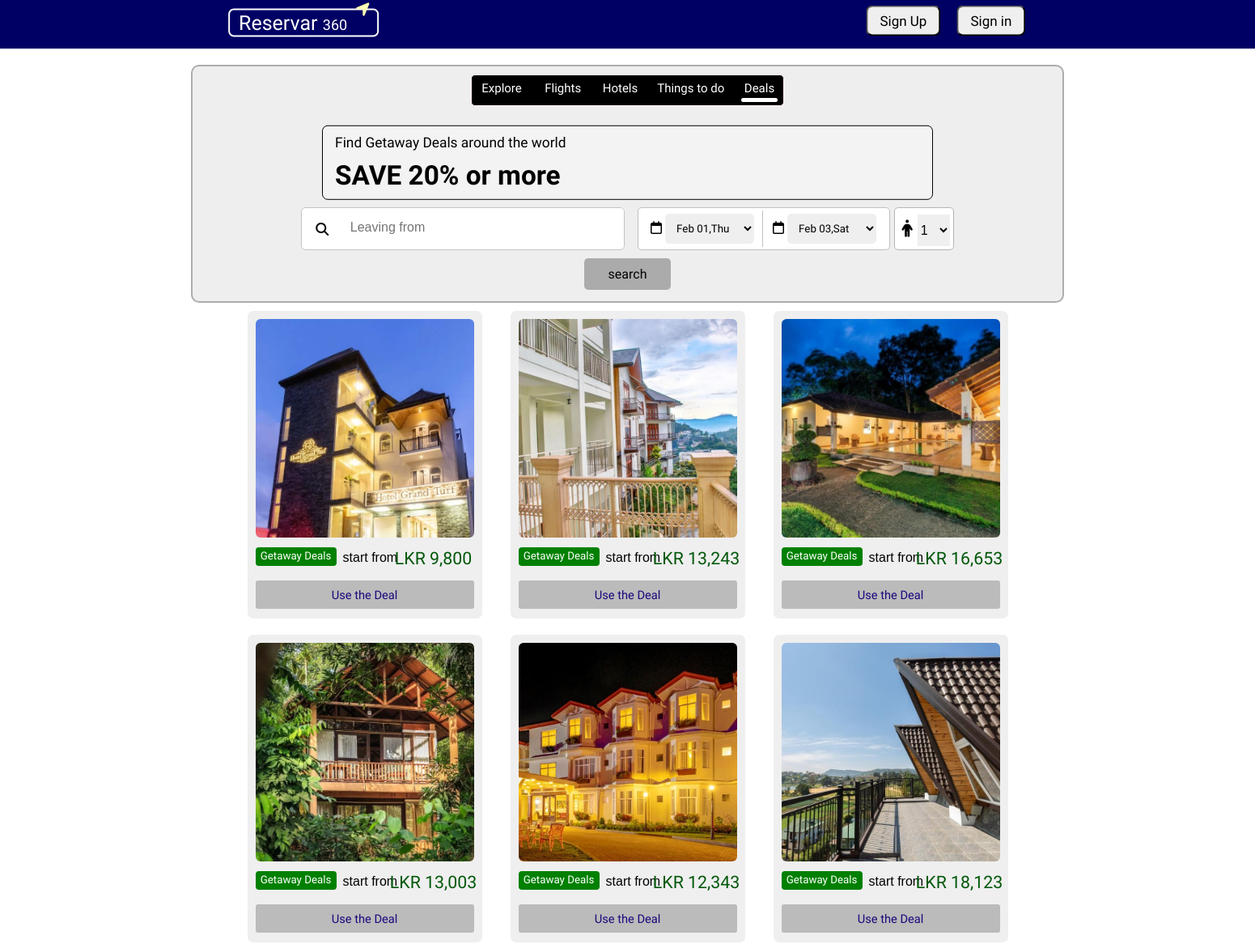
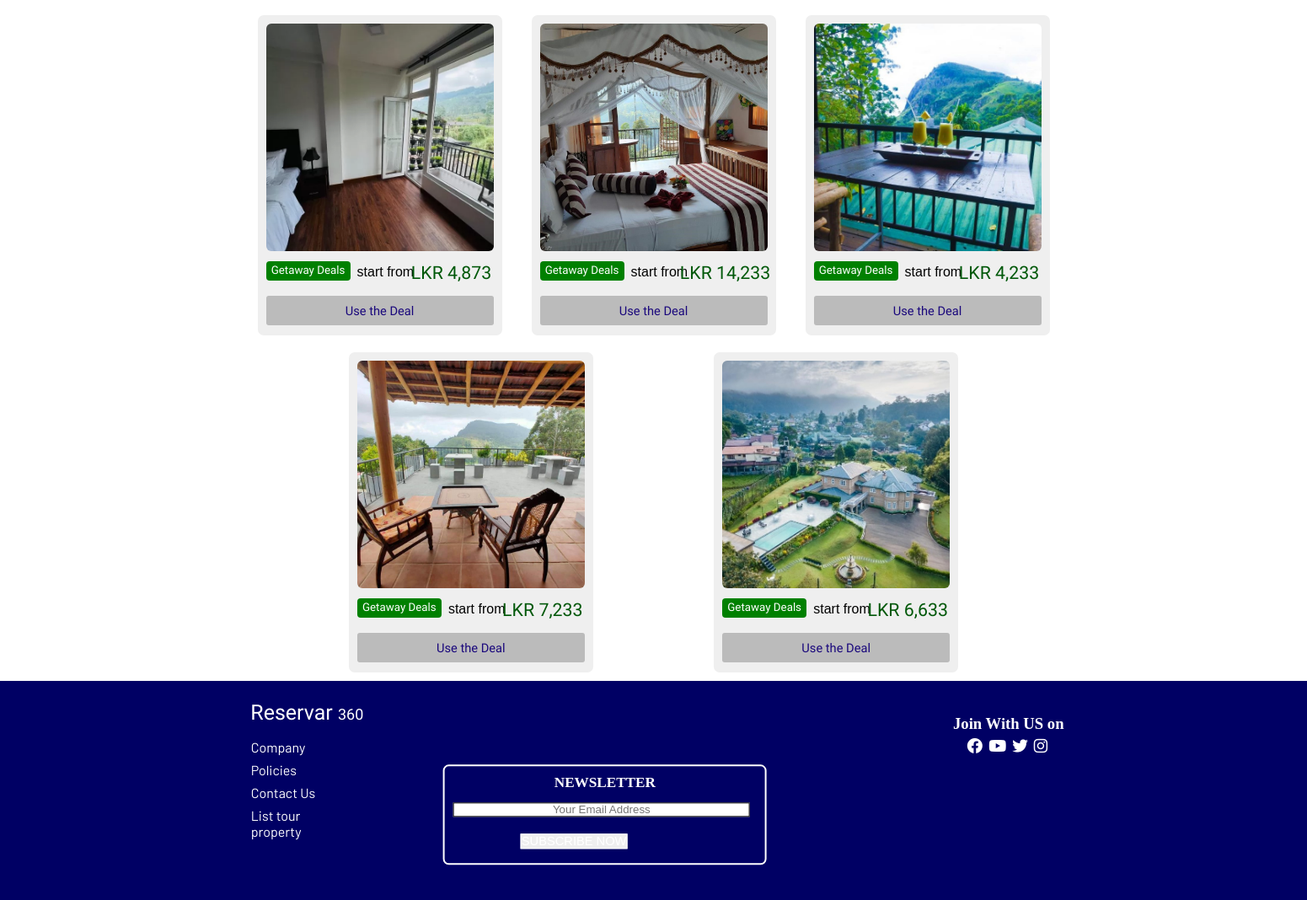
Screenshot of /Deals/PHP/Deals.php with the database file from the repository (2 pictures, top to bottom).
### tables this page shows
CREATE TABLE `deals` (
  `ID` int(11) NOT NULL,
  `hotelName` varchar(200) NOT NULL,
  `image` varchar(20) NOT NULL,
  `location` varchar(200) NOT NULL,
  `deal` varchar(50) NOT NULL,
  `description` varchar(400) NOT NULL
);

### Deals/phpHandlers/dbh.DealsSearch.php (called while the page is built)
<?php
if (isset($_POST['search'])) {
    $valueToSearch = $_POST['valueToSearch'];
    $query = "SELECT * FROM `deals` WHERE CONCAT(`hotelName`, `location`, `description`) LIKE '%" . $valueToSearch . "%'";
    $search_result = filterTable($query);
} else {
    $query = "SELECT * FROM `deals`";
    $search_result = filterTable($query);
}
function filterTable($query)
{
    $connect = mysqli_connect("localhost", "root", "", "reserva360");
    $filter_Result = mysqli_query($connect, $query);
    return $filter_Result;
}
?>

### Deals/PHP/Deals.php (the view, shortened to what this page needs)
<?php
include "../phpHandlers/dbh.DealsSearch.php";
?>
<!DOCTYPE html>
<html lang="en">
<head>
  <link rel="stylesheet" href="../CSS/Deals.css" />
  <link rel="stylesheet" href="https://cdnjs.cloudflare.com/ajax/libs/font-awesome/6.4.0/css/all.min.css" />
</head>
<body>
  <?php
  include "Header.php";
  ?>
  <section id="Deals">
    <form action="Deals.php" method="post">
      <div id="backBoxPosition">
        <div class="backBox">
          <div class="navBar">
            <nav>
              <a href="http://localhost/Reserva360/Explore/PHP/index.php">Explore</a>
              <a href="http://localhost/Reserva360/Flights/PHP/Flights.php">Flights</a>
              <a href="http://localhost/Reserva360/Hotel/PHP/Hotel.php">Hotels</a>
              <a href="http://localhost/Reserva360/ThingsToDo/PHP/ThingsToDo.php">Things to do</a>
              <a href="http://localhost/Reserva360/Deals/PHP/Deals.php">Deals</a>
              <div class="animation start-deals"></div>
            </nav>
          </div>
          <div id="locationDateAll">
            <div id="discntText">
              <p class="text1">Find Getaway Deals around the world</p>
              <p class="text2">SAVE 20% or more</p>
            </div>
            <div class="locationBox">
              <div class="location">
                <i class="fa-solid fa-magnifying-glass"></i>
                <input type="text" name="valueToSearch" for="location" class="locationBorder" placeholder="Leaving from" />
              </div>
            </div>
            <?php
            include "calBox.php"
            ?>
            <div id="famWithIcon">
              <i class="fa fa-thin fa-person"></i>
              <select id="numFamily">
                <option value="">1</option>
              </select>
            </div>
          </div>
          <div class="searchValue">
            <input type="submit" name="search" value="search" class="search" />
          </div>
        </div>
      </div>
    </form>
    <div id="box">
      <?php while ($row = mysqli_fetch_array($search_result)) : ?>
        <form method="post" action="Deals.php?action=add1&ID=<?php echo $row['ID']; ?>">
          <div id="product">
            <div class="product-box">
              <div class="product-item"><img src="../images/<?php echo $row['image']; ?>">
                <span>
                  <p class="greenButton">Getaway Deals</p>
                  <p class="bottomText1" style="font-family: Calibri, sans-serif;">start from</p>
                  <p class="bottomText2"><?php echo $row['deal']; ?></p>
                </span>
                <button id="buttons"><a type="submit" target="_blank">Use the Deal</a></button>
              </div>
            </div>
          </div>
        </form>
      <?php endwhile; ?>
    </div>
  </section>
  <?php
  include "Footer.php";
  ?>
</body>
</html>

### Deals/PHP/Header.php (shortened to what this page needs)
<!DOCTYPE html>
<html lang="en">
<head>
  <link rel="stylesheet" href="../CSS/Header.css" />
  <link rel="stylesheet" href="https://cdnjs.cloudflare.com/ajax/libs/font-awesome/6.4.0/css/all.min.css" />
</head>
<body>
  <div id="bannerBox1">
    <p class="logoText"><a href="http://localhost/Reserva360/Hotel/PHP/Hotel.php">Reservar <span>360 </a><i class="fa fa-light fa-location-arrow fa-shake"></i></span></p>
    <div class="twoButtons">
      <?php if (isset($_SESSION['username'])) {?>
        <button type="button" onclick="location.href='http://localhost/Reserva360/UserAccount/PHP/displayUser.php'">Profile</button>
        <button type="button" onclick="location.href='http://localhost/Reserva360/Login/phpHandlers/dbh.logout.php'">Sign out</button>
      <?php } else { ?>
        <button type="button" onclick="location.href='http://localhost/Reserva360/Login/PHP/create_one.php'">Sign Up</button>
        <button type="button" onclick="location.href='http://localhost/Reserva360/Login/PHP/login.php'">Sign in</button>
      <?php } ?>
    </div>
  </div>
</body>
</html>

### Deals/PHP/calBox.php (shortened to what this page needs)
<div class="calBoxes">
    <div class="calBox1">
        <i class="fa-regular fa-calendar"></i>
        <select class="date" onfocus="this.size=0;" onblur="this.size=0;" onchange="this.size=1; this.blur()">
            <option class="date1" value=""><?php echo date('M d,D') ?></option>
        </select>
    </div>
    <div class="calBox2">
        <i class="fa-regular fa-calendar"></i>
        <select class="date">
            <option value="">
                <?php
                $NewDate = Date('M d,D', strtotime('+2 days'));
                echo ($NewDate);
                ?>
            </option>
        </select>
    </div>
</div>

### Deals/PHP/Footer.php (shortened to what this page needs)
<!DOCTYPE html>
<html lang="en">
<head>
  <link rel="stylesheet" href="http://localhost/Reserva360/Deals/CSS/Footer.css" />
</head>
<body>
  <div id="footer">
    <div class="footerText">
      <p class="footerLogoText">Reservar <span>360</span></p>
    </div>
    <div class="paraText">
      <ul>
        <li>
          <a class="align1" href="http://localhost/Reserva360/subPages/HTML/aboutUs.html">Company</a><a class="align1" href="http://localhost/Reserva360/subPages/HTML/policies.html">Policies</a><a class="align1" href="http://localhost/Reserva360/subPages/PHP/contactUs.php">Contact Us</a><a class="align2" href="http://localhost/Reserva360/UserAccount/PHP/displayUser.php">List tour property</a>
        </li>
      </ul>
    </div>
  </div>
  <div class="col-2">
    <h3>NEWSLETTER</h3>
    <form action="">
      <input class="email" type="email" placeholder="Your Email Address" required>
      <br><button type="submit"> SUBSCRIBE NOW </button>
    </form>
  </div>
  <div class="icons">
    <p>Join With US on </p>
    <a href="https://facebook.com/"><i class="fa-brands fa-facebook"></i></a>
    <a href="https://youtube.com/"><i class="fa-brands fa-youtube"></i></i></a>
    <a href="https://twitter.com/"><i class="fa-brands fa-twitter"></i></a>
    <a href="https://instagram.com/"><i class="fa-brands fa-instagram"></i></a>
  </div>
</body>
</html>

### Deals/CSS/Header.css (style rules this page uses)
* { padding: 0; margin: 0; }
#bannerBox1 { width: 100%; height: 60px; background-color: rgb(0, 0, 100); position: fixed; z-index: 99; }
#bannerBox1 p { margin-left: 17.5%; }
.logoText a { position: relative; font-family: "Spirax", cursive; color: white; font-size: 25px; border-radius: 7px; width: 180px; text-align: center; padding: 1px; margin: auto; text-decoration: none; }
.logoText { font-family: 'Spirax', cursive; color: white; font-size: 25px; transform: translate(6%, 30%); border:2px solid rgb(255, 255, 255); border-radius:7px; width:180px; margin-left:11.2%; text-align: center; padding:1px; }
.logoText span { font-family: 'Coda', cursive; font-size: 18px; color: rgb(255, 255, 255); }
.logoText i { transform: translate(0%,-90%); font-size: 20px; color:rgb(252, 255, 180); margin-left:5px; }
.twoButtons { display: flex; justify-content: right; margin-left: auto; margin-right: auto; transform: translate(-17%, -75%); }
.twoButtons button { margin-right: 20px; padding: 7px 15px; border-radius: 8px; font-size: 17px; font-family: "Fira Sans", sans-serif; }

### Deals/CSS/Footer.css (style rules this page uses)
#footer { width: 120%; height: 260px; background-color: rgb(0, 0, 100); }
.footerText { font-size: 14pt; transform: translate(7%, 50%); color: rgb(255, 255, 255); font-family: "Dancing Script", cursive; }
.paraText { float: left; margin: 40px 16%; }
.paraText li { display: flex; flex-wrap: wrap; flex-direction: column; justify-content: space-evenly; }
.paraText a { text-decoration: none; font-family: "Barlow", sans-serif; color: white; margin-bottom: 8px; }
.footerLogoText { font-family: "Spirax", cursive; color: white; font-size: 25px; transform: translate(5.5%, 30%); margin-left: 8.4%; text-align: center; width: 140px; }
.footerLogoText span { font-family: "Coda", cursive; font-size: 18px; }
.paraText .align1 { width: 90px; }
.paraText .align2 { width: 120px; }
.col-2 { border: 2px solid rgb(255, 255, 255); width: 360px; transform: translate(40%, -135%); z-index: 4; margin-left: 24%; position: absolute; padding: 10px; border-radius: 7px; font-size: 11pt; }
.col-2 h3, .col-2 button { color: #ffffff; text-align: center; background-color: none; }
.col-2 button { margin: 7px 80px; border: 1px solid rgb(255, 255, 255); font-size: 11pt; }
.col-2 input { background-color: rgb(255, 255, 255); text-align: center; margin: 13px auto; border: 1px solid black; width: 350px; }
.icons { color: #ffffff; transform: translate(860%, -450%); font-family: Calibri, 'sans-serif'; text-align: center; position: absolute; }
.icons p { margin-bottom: 5px; font-size: 14pt; font-weight: bold; }
.icons i { color: #ffffff; }
.icons a { margin-right: 3px; font-size: 14pt; }

### rows the page displays
deals: image (picture), deal "LKR 9,800"
deals: image (picture), deal "LKR 13,243"
deals: image (picture), deal "LKR 16,653"
deals: image (picture), deal "LKR 13,003"
deals: image (picture), deal "LKR 12,343"
deals: image (picture), deal "LKR 18,123"
deals: image (picture), deal "LKR 4,873"
deals: image (picture), deal "LKR 14,233"
deals: image (picture), deal "LKR 4,233"
deals: image (picture), deal "LKR 7,233"
deals: image (picture), deal "LKR 6,633"

### other values shown
form field value "Feb 01,Thu"
form field value "Feb 03,Sat"
